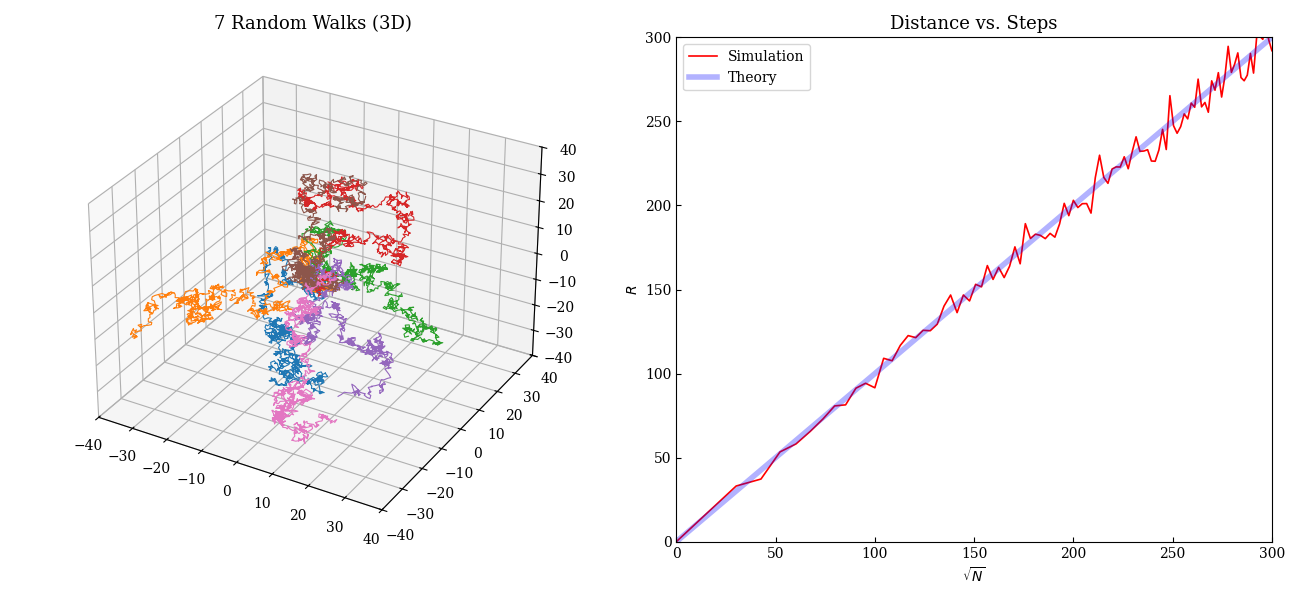

Write the Python code that produced this figure.
import numpy as np
import matplotlib.pyplot as plt
import random

plt.rcParams['xtick.direction'] = 'in'
plt.rcParams['ytick.direction'] = 'in'
plt.rcParams['font.family'] = 'serif'

def random_walk_3D(n_values):
    rw_results = []
    for N in n_values:
        if N == 0:
            rw_results.append(0)
            continue
    
        K = int(np.sqrt(N))
        if K < 1: 
            K = 1

        dx_p = np.random.uniform(-1, 1, (K, N))
        dy_p = np.random.uniform(-1, 1, (K, N))
        dz_p = np.random.uniform(-1, 1, (K, N))
        
        L = np.sqrt(dx_p**2 + dy_p**2 + dz_p**2)
        dx = dx_p/L
        dy = dy_p/L
        dz = dz_p/L

        x_final = np.sum(dx, axis=1)
        y_final = np.sum(dy, axis=1)
        z_final = np.sum(dz, axis=1)

        r2_mean = np.mean(x_final**2 + y_final**2 + z_final**2)
        rw_results.append(np.sqrt(r2_mean))
        
        if N == n_values[-1]:
            term_xx = (np.mean(x_final**2) - np.mean(np.sum(dx**2, axis=1))) / r2_mean
            term_xy = np.mean(x_final * y_final) / r2_mean
            term_xz = np.mean(x_final * z_final) / r2_mean
            term_yz = np.mean(y_final * z_final) / r2_mean
            
            print(f"Same-axis correlation <Δxi.Δxj>/R2 : {term_xx:.6f}")
            print(f"Cross-axis correlation <Δxi.Δyj>/R2 : {term_xy:.6f}")
            print(f"Cross-axis correlation <Δxi.Δzj>/R2 : {term_xz:.6f}")
            print(f"Cross-axis correlation <Δyi.Δzj>/R2 : {term_yz:.6f}")
            
    return rw_results

N_max = 90000 
N_vals = np.linspace(0, N_max, 100).astype(int) 
sqrt_N_vals = np.sqrt(N_vals)
rw_results = random_walk_3D(N_vals)

fig = plt.figure(figsize=(13, 6))
ax1 = fig.add_subplot(121, projection='3d')
ax2 = fig.add_subplot(122)

#(a)
for _ in range(7):
    x_w, y_w, z_w = [0.0], [0.0], [0.0]
    for _ in range(1000):
        dx_p, dy_p, dz_p = random.uniform(-1, 1), random.uniform(-1, 1), random.uniform(-1, 1)
        dist = np.sqrt(dx_p**2 + dy_p**2 + dz_p**2)
        x_w.append(x_w[-1] + dx_p/dist)
        y_w.append(y_w[-1] + dy_p/dist)
        z_w.append(z_w[-1] + dz_p/dist)
    ax1.plot(x_w, y_w, z_w, lw=0.8)

ax1.set_title("7 Random Walks (3D)", fontsize=13)
ax1.set_xlim(-40, 40)
ax1.set_ylim(-40, 40)
ax1.set_zlim(-40, 40)

#(b)
ax2.plot(sqrt_N_vals, rw_results, 'r-', lw=1.2, label='Simulation')
ax2.plot([0, 300], [0, 300], color='blue', lw=4, label='Theory', alpha=0.3)

ax2.set_title("Distance vs. Steps", fontsize=13)
ax2.set_xlim(0, 300)
ax2.set_ylim(0, 300)
ax2.set_xlabel(r"$\sqrt{N}$")
ax2.set_ylabel(r"$R$")
ax2.legend()

plt.tight_layout()
plt.show()
